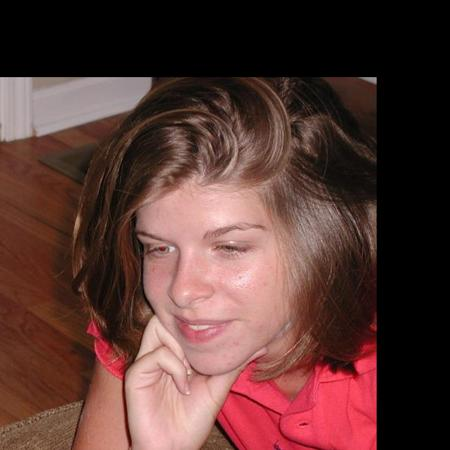
#> input picture sample_images_300W/AFW_134212_1.jpg, 450 x 450 px
$ jupyter execute --allow-errors psnr_ssim_experiments.ipynb   (older library calls are emulated)
#> lines starting #> are read from the running program, lines starting #| are printed output that depends on the picture
[cell 1]
import cv2
import numpy as np
import matplotlib.pyplot as plt
from skimage.measure import compare_psnr as psnr
from skimage.measure import compare_ssim as ssim

#> (the rest of this cell did not finish here and is left out)

[cell 2]
# A simple function for loading images

def load_image(path):
    img = cv2.imread(path, 1)
    # OpenCV loads images with color channels
    # in BGR order. So we need to reverse them
    return img[...,::-1]

# A simple function for visualization
def comparing_images(image1, image2, image3, image4, image5):
    _ = plt.figure(figsize=(20,15))
    _ = plt.subplot(1,5,1)
    _ = plt.imshow(image1)
    _ = plt.subplot(1,5,2)
    _ = plt.imshow(image2)
    _ = plt.subplot(1,5,3)
    _ = plt.imshow(image3)
    _ = plt.subplot(1,5,4)
    _ = plt.imshow(image4)
    _ = plt.subplot(1,5,5)
    _ = plt.imshow(image5)
    plt.show()

# [5 lines of commented-out code are left out]

img1 = load_image('sample_images_300W/AFW_134212_1.jpg')
#> in load_image, img is the input picture: shape (450, 450, 3); mean B, G, R 52, 56.4, 89.4
img2 = load_image('sample_images_300W/AFW_134212_2.jpg')
#> call 2 of load_image, with path = 'sample_images_300W/AFW_134212_2.jpg'
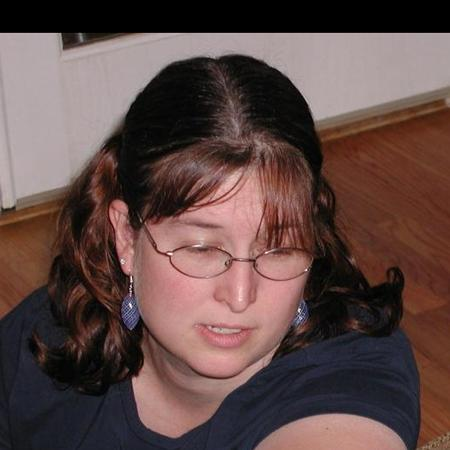
#> input picture sample_images_300W/AFW_134212_2.jpg, 450 x 450 px
#> in load_image, img is the input picture: shape (450, 450, 3); mean B, G, R 70, 73, 95.3
img3 = load_image('sample_images_300W/AFW_261068_1.jpg')
#> call 3 of load_image, with path = 'sample_images_300W/AFW_261068_1.jpg'
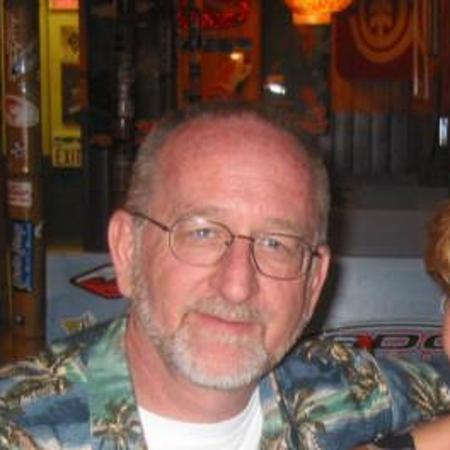
#> input picture sample_images_300W/AFW_261068_1.jpg, 450 x 450 px
#> in load_image, img is the input picture: shape (450, 450, 3); mean B, G, R 72.3, 81.3, 107
img4 = load_image('sample_images_300W/AFW_261068_2.jpg')
#> call 4 of load_image, with path = 'sample_images_300W/AFW_261068_2.jpg'
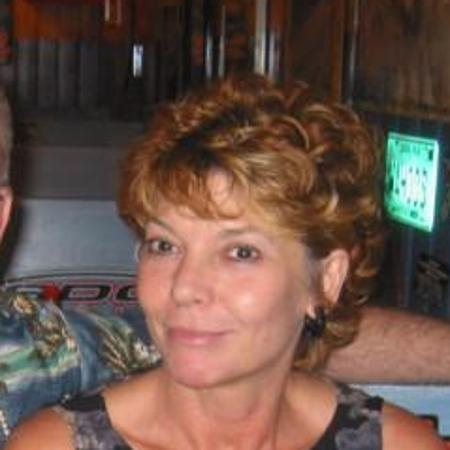
#> input picture sample_images_300W/AFW_261068_2.jpg, 450 x 450 px
#> in load_image, img is the input picture: shape (450, 450, 3); mean B, G, R 71.9, 82.5, 106.4
#> in load_image (call 4), `return img[...,::-1]`:
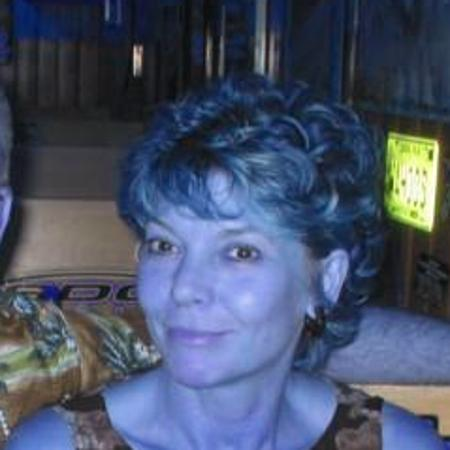
#> returned value: shape (450, 450, 3); mean of channels 0, 1, 2 106.4, 82.5, 71.9; drawn as B, G, R
img5 = load_image('sample_images_300W/AFW_815038_1.jpg')
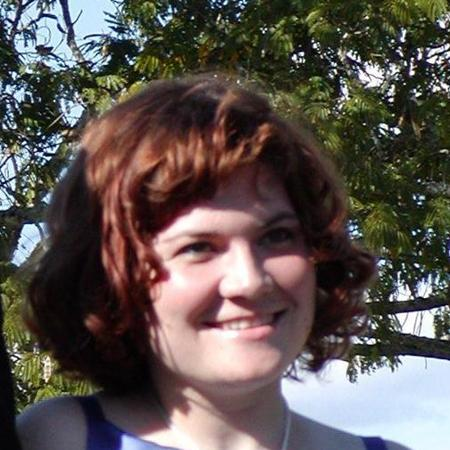
#> input picture sample_images_300W/AFW_815038_1.jpg, 450 x 450 px
#> in load_image, img is the input picture: shape (450, 450, 3); mean B, G, R 80.8, 84.9, 93.6
#> in load_image (call 5), `return img[...,::-1]`:
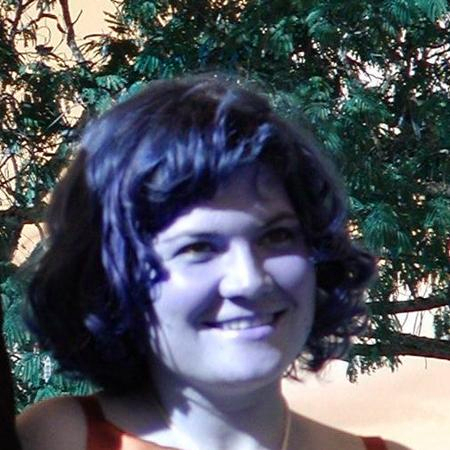
#> returned value: shape (450, 450, 3); mean of channels 0, 1, 2 93.6, 84.9, 80.8; drawn as B, G, R

comparing_images(img1, img2, img3, img4, img5)

[cell 3]
# Reference Images

reference_img1 = cv2.resize(img1, (128, 128), interpolation=cv2.INTER_AREA)
reference_img2 = cv2.resize(img2, (128, 128), interpolation=cv2.INTER_AREA)
reference_img3 = cv2.resize(img3, (128, 128), interpolation=cv2.INTER_AREA)
reference_img4 = cv2.resize(img4, (128, 128), interpolation=cv2.INTER_AREA)
reference_img5 = cv2.resize(img5, (128, 128), interpolation=cv2.INTER_AREA)
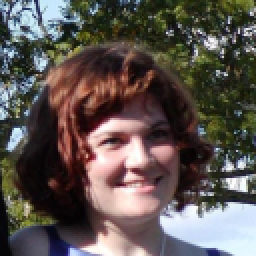
#> reference_img5: shape (128, 128, 3) (shown 2 times larger); mean R, G, B 93.6, 84.9, 80.8

comparing_images(reference_img1, reference_img2, reference_img3, reference_img4, reference_img5)

[cell 4]
cv2.imwrite('results/test_images_128_ref/img1.png', reference_img1[...,::-1])
cv2.imwrite('results/test_images_128_ref/img2.png', reference_img2[...,::-1])
cv2.imwrite('results/test_images_128_ref/img3.png', reference_img3[...,::-1])
cv2.imwrite('results/test_images_128_ref/img4.png', reference_img4[...,::-1])
cv2.imwrite('results/test_images_128_ref/img5.png', reference_img5[...,::-1])
#> Out = True

### Experiments with 32x32

[cell 5]
# Downscaling images usig resize function from OpenCV

down_scale = 32

resized_img1 = cv2.resize(img1,(down_scale,down_scale))
resized_img2 = cv2.resize(img2,(down_scale,down_scale))
resized_img3 = cv2.resize(img3,(down_scale,down_scale))
resized_img4 = cv2.resize(img4,(down_scale,down_scale))
resized_img5 = cv2.resize(img5,(down_scale,down_scale))
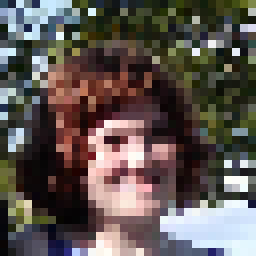
#> resized_img5: shape (32, 32, 3) (shown 8 times larger); mean R, G, B 94.7, 85.9, 81.6

comparing_images(resized_img1, resized_img2, resized_img3, resized_img4, resized_img5)

[cell 6]
# Saving images for comparison of methods

cv2.imwrite('results/test_images_32/img1.png', resized_img1[...,::-1])
cv2.imwrite('results/test_images_32/img2.png', resized_img2[...,::-1])
cv2.imwrite('results/test_images_32/img3.png', resized_img3[...,::-1])
cv2.imwrite('results/test_images_32/img4.png', resized_img4[...,::-1])
cv2.imwrite('results/test_images_32/img5.png', resized_img5[...,::-1])
#> Out = True

[cell 7]
# Upscaling images with Bilinear interpolation

up_scale = 4

up_linear_img1 = cv2.resize(resized_img1, None, fx = up_scale, fy = up_scale, interpolation = cv2.INTER_LINEAR)
up_linear_img2 = cv2.resize(resized_img2, None, fx = up_scale, fy = up_scale, interpolation = cv2.INTER_LINEAR)
up_linear_img3 = cv2.resize(resized_img3, None, fx = up_scale, fy = up_scale, interpolation = cv2.INTER_LINEAR)
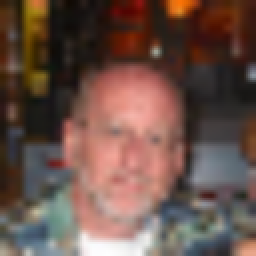
#> up_linear_img3: shape (128, 128, 3) (shown 2 times larger); mean R, G, B 107.3, 81.6, 72.6
up_linear_img4 = cv2.resize(resized_img4, None, fx = up_scale, fy = up_scale, interpolation = cv2.INTER_LINEAR)
up_linear_img5 = cv2.resize(resized_img5, None, fx = up_scale, fy = up_scale, interpolation = cv2.INTER_LINEAR)
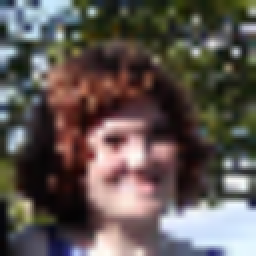
#> up_linear_img5: shape (128, 128, 3) (shown 2 times larger); mean R, G, B 94.6, 85.8, 81.5


comparing_images(up_linear_img1, up_linear_img2, up_linear_img3, up_linear_img4, up_linear_img5)

[cell 8]
cv2.imwrite('results/test_images_128_bilinear/img1.png', up_linear_img1[...,::-1])
cv2.imwrite('results/test_images_128_bilinear/img2.png', up_linear_img2[...,::-1])
cv2.imwrite('results/test_images_128_bilinear/img3.png', up_linear_img3[...,::-1])
cv2.imwrite('results/test_images_128_bilinear/img4.png', up_linear_img4[...,::-1])
cv2.imwrite('results/test_images_128_bilinear/img5.png', up_linear_img5[...,::-1])
#> Out = True

[cell 9]
# PSNR and SSIM - Bilinear Interpolation

print('Image1 - PSNR and SSIM: %.3f and %.3f' %(psnr(reference_img1, up_linear_img1), ssim(reference_img1, up_linear_img1, multichannel=True)))
#| Image1 - PSNR and SSIM: 25.086 and 0.755
print('Image2 - PSNR and SSIM: %.3f and %.3f' %(psnr(reference_img2, up_linear_img2), ssim(reference_img2, up_linear_img2, multichannel=True)))
#| Image2 - PSNR and SSIM: 23.402 and 0.740
print('Image3 - PSNR and SSIM: %.3f and %.3f' %(psnr(reference_img3, up_linear_img3), ssim(reference_img3, up_linear_img3, multichannel=True)))
#| Image3 - PSNR and SSIM: 24.437 and 0.700
print('Image4 - PSNR and SSIM: %.3f and %.3f' %(psnr(reference_img4, up_linear_img4), ssim(reference_img4, up_linear_img4, multichannel=True)))
#| Image4 - PSNR and SSIM: 24.838 and 0.720
print('Image5 - PSNR and SSIM: %.3f and %.3f' %(psnr(reference_img5, up_linear_img5), ssim(reference_img5, up_linear_img5, multichannel=True)))
#| Image5 - PSNR and SSIM: 18.353 and 0.607

[cell 10]
# Upscaling images with Bicubic interpolation

up_cubic_img1 = cv2.resize(resized_img1, None, fx = up_scale, fy = up_scale, interpolation = cv2.INTER_CUBIC)
up_cubic_img2 = cv2.resize(resized_img2, None, fx = up_scale, fy = up_scale, interpolation = cv2.INTER_CUBIC)
up_cubic_img3 = cv2.resize(resized_img3, None, fx = up_scale, fy = up_scale, interpolation = cv2.INTER_CUBIC)
up_cubic_img4 = cv2.resize(resized_img4, None, fx = up_scale, fy = up_scale, interpolation = cv2.INTER_CUBIC)
up_cubic_img5 = cv2.resize(resized_img5, None, fx = up_scale, fy = up_scale, interpolation = cv2.INTER_CUBIC)

comparing_images(up_cubic_img1, up_cubic_img2, up_cubic_img3, up_cubic_img4, up_cubic_img5)

[cell 11]
cv2.imwrite('results/test_images_128_bicubic/img1.png', up_cubic_img1[...,::-1])
cv2.imwrite('results/test_images_128_bicubic/img2.png', up_cubic_img2[...,::-1])
cv2.imwrite('results/test_images_128_bicubic/img3.png', up_cubic_img3[...,::-1])
cv2.imwrite('results/test_images_128_bicubic/img4.png', up_cubic_img4[...,::-1])
cv2.imwrite('results/test_images_128_bicubic/img5.png', up_cubic_img5[...,::-1])
#> Out = True

[cell 12]
# PSNR and SSIM - Bicubic Interpolation

print('Image1 - PSNR and SSIM: %.3f and %.3f' %(psnr(reference_img1, up_cubic_img1), ssim(reference_img1, up_cubic_img1, multichannel=True)))
#| Image1 - PSNR and SSIM: 24.673 and 0.747
print('Image2 - PSNR and SSIM: %.3f and %.3f' %(psnr(reference_img2, up_cubic_img2), ssim(reference_img2, up_cubic_img2, multichannel=True)))
#| Image2 - PSNR and SSIM: 23.017 and 0.727
print('Image3 - PSNR and SSIM: %.3f and %.3f' %(psnr(reference_img3, up_cubic_img3), ssim(reference_img3, up_cubic_img3, multichannel=True)))
#| Image3 - PSNR and SSIM: 23.999 and 0.696
print('Image4 - PSNR and SSIM: %.3f and %.3f' %(psnr(reference_img4, up_cubic_img4), ssim(reference_img4, up_cubic_img4, multichannel=True)))
#| Image4 - PSNR and SSIM: 24.574 and 0.722
print('Image5 - PSNR and SSIM: %.3f and %.3f' %(psnr(reference_img5, up_cubic_img5), ssim(reference_img5, up_cubic_img5, multichannel=True)))
#| Image5 - PSNR and SSIM: 17.603 and 0.602

#> (a cell that did not finish here is left out)

#> (a cell that did not finish here is left out)

#> (a cell that did not finish here is left out)

[cell 16]
cv2.imwrite('results/test_images_128_bicubic/img3.jpg', up_cubic_img3[...,::-1])
cv2.imwrite('results/test_images_128_bilinear/img3.jpg', up_linear_img3[...,::-1])
#> (the rest of this cell did not finish here and is left out)

### Experiments with 64x64 - Upscale 2x

[cell 17]
# Downscaling images usig resize function from OpenCV

down_scale = 64

resized_img1 = cv2.resize(img1,(down_scale,down_scale))
resized_img2 = cv2.resize(img2,(down_scale,down_scale))
resized_img3 = cv2.resize(img3,(down_scale,down_scale))
resized_img4 = cv2.resize(img4,(down_scale,down_scale))
resized_img5 = cv2.resize(img5,(down_scale,down_scale))

comparing_images(resized_img1, resized_img2, resized_img3, resized_img4, resized_img5)

[cell 18]
# Saving images for comparison of methods

cv2.imwrite('results/test_images_64/img1.png', resized_img1[...,::-1])
cv2.imwrite('results/test_images_64/img2.png', resized_img2[...,::-1])
cv2.imwrite('results/test_images_64/img3.png', resized_img3[...,::-1])
cv2.imwrite('results/test_images_64/img4.png', resized_img4[...,::-1])
cv2.imwrite('results/test_images_64/img5.png', resized_img5[...,::-1])
#> Out = True

[cell 19]
# Upscaling images with Bilinear interpolation

up_scale = 2

up_linear_img1 = cv2.resize(resized_img1, None, fx = up_scale, fy = up_scale, interpolation = cv2.INTER_LINEAR)
up_linear_img2 = cv2.resize(resized_img2, None, fx = up_scale, fy = up_scale, interpolation = cv2.INTER_LINEAR)
up_linear_img3 = cv2.resize(resized_img3, None, fx = up_scale, fy = up_scale, interpolation = cv2.INTER_LINEAR)
up_linear_img4 = cv2.resize(resized_img4, None, fx = up_scale, fy = up_scale, interpolation = cv2.INTER_LINEAR)
up_linear_img5 = cv2.resize(resized_img5, None, fx = up_scale, fy = up_scale, interpolation = cv2.INTER_LINEAR)


comparing_images(up_linear_img1, up_linear_img2, up_linear_img3, up_linear_img4, up_linear_img5)

[cell 20]
# PSNR and SSIM - Bilinear Interpolation

print('Image1 - PSNR and SSIM: %.3f and %.3f' %(psnr(reference_img1, up_linear_img1), ssim(reference_img1, up_linear_img1, multichannel=True)))
#| Image1 - PSNR and SSIM: 29.693 and 0.896
print('Image2 - PSNR and SSIM: %.3f and %.3f' %(psnr(reference_img2, up_linear_img2), ssim(reference_img2, up_linear_img2, multichannel=True)))
#| Image2 - PSNR and SSIM: 27.891 and 0.894
print('Image3 - PSNR and SSIM: %.3f and %.3f' %(psnr(reference_img3, up_linear_img3), ssim(reference_img3, up_linear_img3, multichannel=True)))
#| Image3 - PSNR and SSIM: 29.232 and 0.883
print('Image4 - PSNR and SSIM: %.3f and %.3f' %(psnr(reference_img4, up_linear_img4), ssim(reference_img4, up_linear_img4, multichannel=True)))
#| Image4 - PSNR and SSIM: 29.501 and 0.903
print('Image5 - PSNR and SSIM: %.3f and %.3f' %(psnr(reference_img5, up_linear_img5), ssim(reference_img5, up_linear_img5, multichannel=True)))
#| Image5 - PSNR and SSIM: 21.755 and 0.817

[cell 21]
# Upscaling images with Bicubic interpolation

up_cubic_img1 = cv2.resize(resized_img1, None, fx = up_scale, fy = up_scale, interpolation = cv2.INTER_CUBIC)
up_cubic_img2 = cv2.resize(resized_img2, None, fx = up_scale, fy = up_scale, interpolation = cv2.INTER_CUBIC)
up_cubic_img3 = cv2.resize(resized_img3, None, fx = up_scale, fy = up_scale, interpolation = cv2.INTER_CUBIC)
up_cubic_img4 = cv2.resize(resized_img4, None, fx = up_scale, fy = up_scale, interpolation = cv2.INTER_CUBIC)
up_cubic_img5 = cv2.resize(resized_img5, None, fx = up_scale, fy = up_scale, interpolation = cv2.INTER_CUBIC)

comparing_images(up_cubic_img1, up_cubic_img2, up_cubic_img3, up_cubic_img4, up_cubic_img5)

[cell 22]
# PSNR and SSIM - Bicubic Interpolation

print('Image1 - PSNR and SSIM: %.3f and %.3f' %(psnr(reference_img1, up_cubic_img1), ssim(reference_img1, up_cubic_img1, multichannel=True)))
#| Image1 - PSNR and SSIM: 29.374 and 0.894
print('Image2 - PSNR and SSIM: %.3f and %.3f' %(psnr(reference_img2, up_cubic_img2), ssim(reference_img2, up_cubic_img2, multichannel=True)))
#| Image2 - PSNR and SSIM: 27.466 and 0.886
print('Image3 - PSNR and SSIM: %.3f and %.3f' %(psnr(reference_img3, up_cubic_img3), ssim(reference_img3, up_cubic_img3, multichannel=True)))
#| Image3 - PSNR and SSIM: 29.020 and 0.888
print('Image4 - PSNR and SSIM: %.3f and %.3f' %(psnr(reference_img4, up_cubic_img4), ssim(reference_img4, up_cubic_img4, multichannel=True)))
#| Image4 - PSNR and SSIM: 29.361 and 0.910
print('Image5 - PSNR and SSIM: %.3f and %.3f' %(psnr(reference_img5, up_cubic_img5), ssim(reference_img5, up_cubic_img5, multichannel=True)))
#| Image5 - PSNR and SSIM: 20.965 and 0.817
